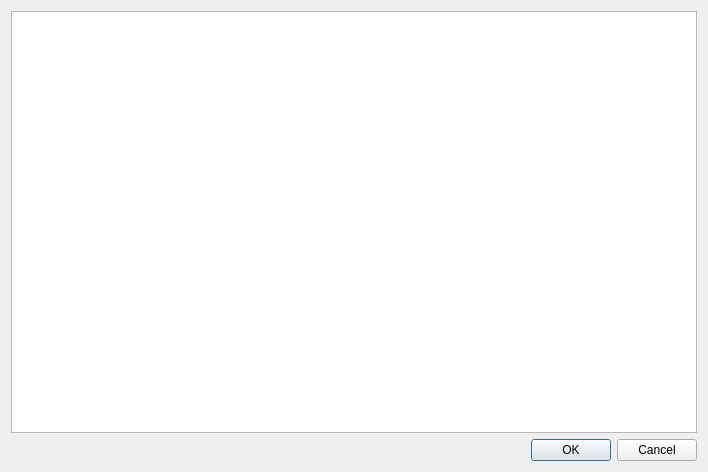
<?xml version="1.0" encoding="UTF-8"?>
<ui version="4.0">
 <author>Thomas Baumgart</author>
 <class>TestDialog</class>
 <widget class="QDialog" name="TestDialog">
  <property name="geometry">
   <rect>
    <x>0</x>
    <y>0</y>
    <width>708</width>
    <height>472</height>
   </rect>
  </property>
  <property name="windowTitle">
   <string>Dialog</string>
  </property>
  <layout class="QVBoxLayout" name="verticalLayout">
   <item>
    <widget class="LedgerView" name="tableView">
     <property name="alternatingRowColors">
      <bool>true</bool>
     </property>
     <property name="selectionBehavior">
      <enum>QAbstractItemView::SelectRows</enum>
     </property>
     <property name="sortingEnabled" stdset="0">
      <bool>true</bool>
     </property>
    </widget>
   </item>
   <item>
    <widget class="QDialogButtonBox" name="buttonBox">
     <property name="orientation">
      <enum>Qt::Horizontal</enum>
     </property>
     <property name="standardButtons">
      <set>QDialogButtonBox::Cancel|QDialogButtonBox::Ok</set>
     </property>
    </widget>
   </item>
  </layout>
 </widget>
 <customwidgets>
  <customwidget>
   <class>LedgerView</class>
   <extends>QListView</extends>
   <header>ledgermodel.h</header>
  </customwidget>
 </customwidgets>
 <resources/>
 <connections/>
</ui>
